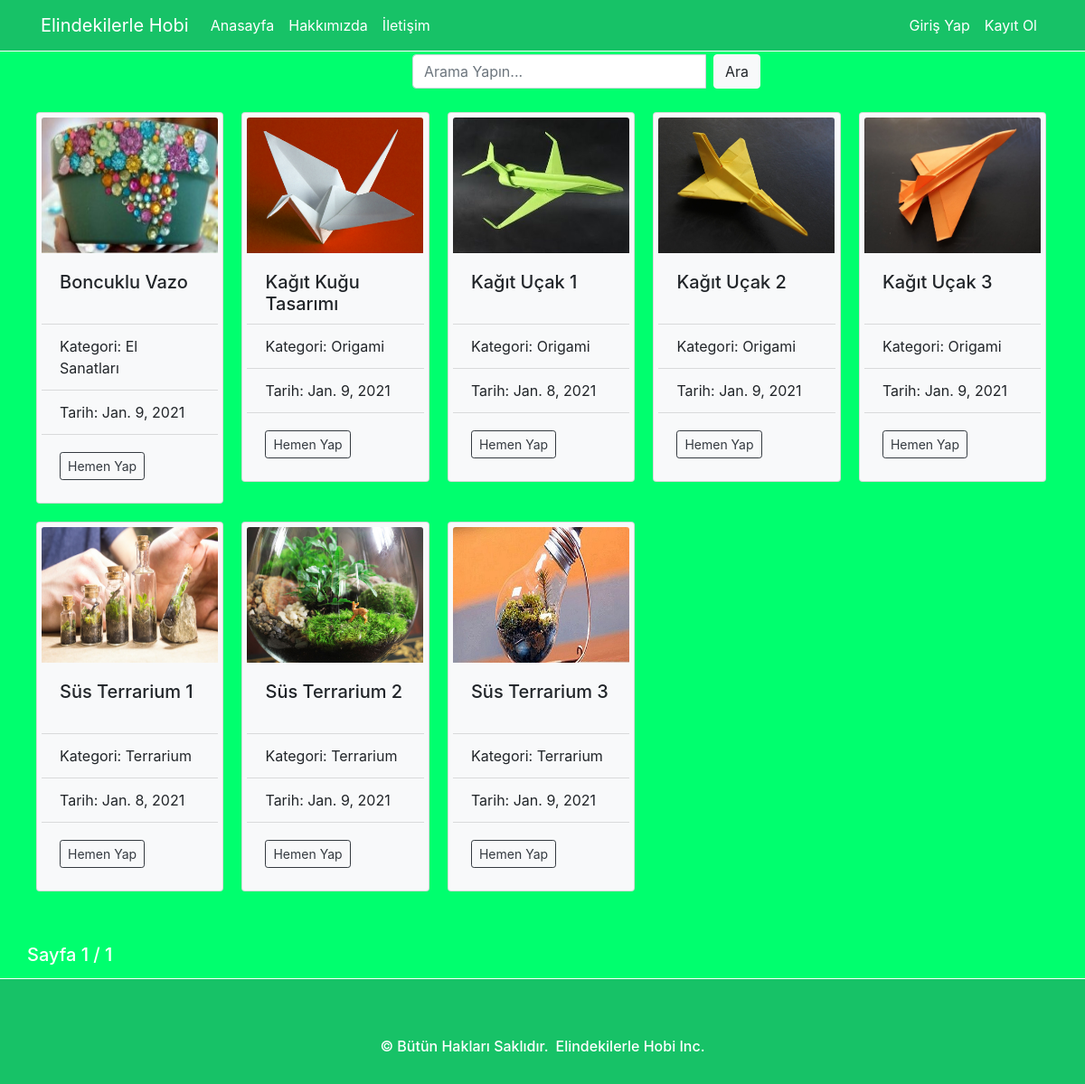
The page / on the database its author committed.
### content/models.py (models this page shows, shortened)
class Content(models.Model):
    title = models.CharField(max_length=150)
    category = models.CharField(max_length=30)
    ingredients = models.TextField()
    explanation = models.TextField()
    publishing_date = models.DateField()
    link = models.CharField(max_length=50, null=True)
    image = models.ImageField(null=True)
    def get_absolute_url(self):
        return reverse('detail', kwargs={'id': self.id})
    class Meta:
        ordering = ['category', 'title']

### content/views.py (the view)
# urls.py: path('', content_index, name="index"),
def content_index(request):
    content_list = Content.objects.all()
    query = request.GET.get('q')
    if query:
        query_list = query.split(' ')
        content_list2 = []
        for qs in query_list:
            for found in content_list.filter(Q(category__icontains=qs) | Q(ingredients__icontains=qs)):
                if not found in content_list2:
                    content_list2.append(found)
        paginator = Paginator(content_list2, 15)  # Show 15 contacts per page.
        page_number = request.GET.get('page')
        page_obj = paginator.get_page(page_number)
        return render(request, 'content/index.html', {'contents': page_obj})
    else:
        paginator = Paginator(content_list, 15)  # Show 15 contacts per page.
        page_number = request.GET.get('page')
        page_obj = paginator.get_page(page_number)
        return render(request, 'content/index.html', {'contents': page_obj})

### templates/content/index.html (shortened to what this page needs)
{% extends 'layout.html' %}
{% load static %}
{% block content %}
    <div class="container">
        <div class="row offset-4 mb-3">
            <form class="form-inline" role="search" method="GET" action="/">
                <i class="fas fa-search fa-2x mr-3" style="color: white;"></i>
                <div class="input-group">
                    <input class="form-control mr-sm-2" type="search" name="q" value="{{ request.GET.q }}" placeholder="Arama Yapın..." aria-label="Search"
                    style="width: 325px;">
                    <span class="input-group-btn">
                        <input class="btn btn-light" type="submit" value="Ara">
                    </span>
                </div>
            </form>
        </div>
        <div class="row">
        {% for content in contents %}
        <div class="card h-75 bg-light" style="margin: 10px; float: left; width: 18.2%; padding: 5px;">
          <img class="card-img-top" src="{{ content.image.url }}" alt="Card image cap"
          style="width: 195px; height: 150px;">
          <div class="card-body" style="height: 78px;">
            <h5 class="card-title">{{ content.title }}</h5>
          </div>
          <ul class="list-group list-group-flush">
            <li class="list-group-item bg-light">Kategori: {{ content.category }}</li>
            <li class="list-group-item bg-light">Tarih: {{ content.publishing_date }}</li>
          </ul>
          <div class="card-body bg-light">
            <a href="{{ content.get_absolute_url }}" class="card-link">
                <button type="button" class="btn btn-outline-dark btn-light btn-sm">Hemen Yap</button></a>
          </div>
        </div>
        {% endfor %}
        </div>
    </div>
<div class="container">
    <div class="row">
                <div class="pagination">
                    <span class="step-links">
                        <h5 class="mt-5">
                            <span class="current text-white">
                                Sayfa {{ contents.number }} / {{ contents.paginator.num_pages }}
                            </span>
                            </h5>
                    </span>
                </div>
    </div>
</div>
{% endblock %}

### templates/layout.html (shortened to what this page needs)
<!DOCTYPE html>
{% load static %}
<html lang="en">
<head>
    <link rel="stylesheet" href="{% static 'css/bootstrap.min.css' %}">
    <link rel="stylesheet" href="{% static 'css/style.css' %}">
    <link rel="stylesheet" href="{% static 'fontawesome/css/all.css' %}">
</head>
<body class="bg-repeat" style="background-color: #00ff6e;">
    {% include 'parts/_navbar.html' %}
    <main style="padding-top: 5%; padding-bottom: 0.5%;">
        {% block content %}
        {% endblock %}
    </main>
    {% include 'parts/_footer.html' %}
</body>
</html>

### templates/parts/_navbar.html (shortened to what this page needs)
<header>
    <nav class="navbar bg-color navbar-expand-sm navbar-dark fixed-top border-bottom border-white"
    style="background-color: #17c267;">
        <div class="container">
            <a href = "{% url 'index' %}" class="navbar-brand">Elindekilerle Hobi</a>
            <ul class="navbar-nav">
                <li
                    {% if request.path == '/' %}
                        class="nav-item active"
                    {% else %}
                        class="nav-item"
                    {% endif %}
                >
                    <a href = "{% url 'index' %}" class="nav-link active text-white">Anasayfa</a>
                </li>
                <li
                    {% if 'about' in request.path %}
                        class="nav-item active"
                    {% else %}
                        class="nav-item"
                    {% endif %}
                >
                    <a href = "#" class="nav-link active text-white">Hakkımızda</a>
                </li>
                <li
                >
                    <a href = "#" class="nav-link active text-white">İletişim</a>
                </li>
                </ul>
                <ul class="navbar-nav ml-auto">
                    {% if not request.user.is_authenticated %}
                    <li>
                        <a href = "{% url 'login' %}" class="nav-link active text-white">Giriş Yap</a>
                    </li>
                    <li>
                        <a href = "{% url 'signup' %}" class="nav-link active text-white">Kayıt Ol</a>
                    </li>
                    {% else %}
                    <a class="nav-link active text-white font-weight-bold">Merhaba,  {{ request.user.username }} </a>
                    <li>
                       <a href = "{% url 'logout' %}" class="nav-link active text-white">Çıkış Yap</a>
                    </li>
                    {% endif %}
                </ul>
        </div>
    </nav>
</header>

### templates/parts/_footer.html
<footer class="footer bg-color border-top border-white" style="background-color: #17c267">
        <div class="container">
			<div class="row">
				<div class="col-xs-12 col-sm-12 col-md-12 mt-3 sm-2">
					<ul class="list-unstyled list-inline social text-center">
						<li class="list-inline-item"><a target="_blank" href="">
							<span style="color: White;"><i class="fab fa-github fa-2x"></i></span></a></li>
						<li class="list-inline-item"><a target="_blank" href="">
							<span style="color: White;"><i class="fab fa-twitter fa-2x"></i></span></a></li>
						<li class="list-inline-item"><a target="_blank" href="https://www.instagram.com/batikan_savci/">
							<span style="color: White;"><i class="fab fa-instagram fa-2x"></i></span></a></li>
					</ul>
				</div>
			</div>
			<div class="row">
				<div class="col-xs-12 col-sm-12 col-md-12 mb-4 sm-2 text-center text-white">
					<p class="h6">© Bütün Hakları Saklıdır.<a class="text-white ml-2" href="{% url 'index' %}" >Elindekilerle Hobi Inc.</a></p>
				</div>
			</div>
		</div>
    </footer>

### static/css/style.css (style rules this page uses)
.footer { background-color: #f5f5f5; }

### rows shown on the page
Content: image (picture), title "Boncuklu Vazo", category "El Sanatları", publishing_date "Jan. 9, 2021"
Content: image (picture), title "Kağıt Kuğu Tasarımı", category "Origami", publishing_date "Jan. 9, 2021"
Content: image (picture), title "Kağıt Uçak 1", category "Origami", publishing_date "Jan. 8, 2021"
Content: image (picture), title "Kağıt Uçak 2", category "Origami", publishing_date "Jan. 9, 2021"
Content: image (picture), title "Kağıt Uçak 3", category "Origami", publishing_date "Jan. 9, 2021"
Content: image (picture), title "Süs Terrarium 1", category "Terrarium", publishing_date "Jan. 8, 2021"
Content: image (picture), title "Süs Terrarium 2", category "Terrarium", publishing_date "Jan. 9, 2021"
Content: image (picture), title "Süs Terrarium 3", category "Terrarium", publishing_date "Jan. 9, 2021"

### other values the page prints
{{ contents.number }} "1"
{{ contents.paginator.num_pages }} "1"
